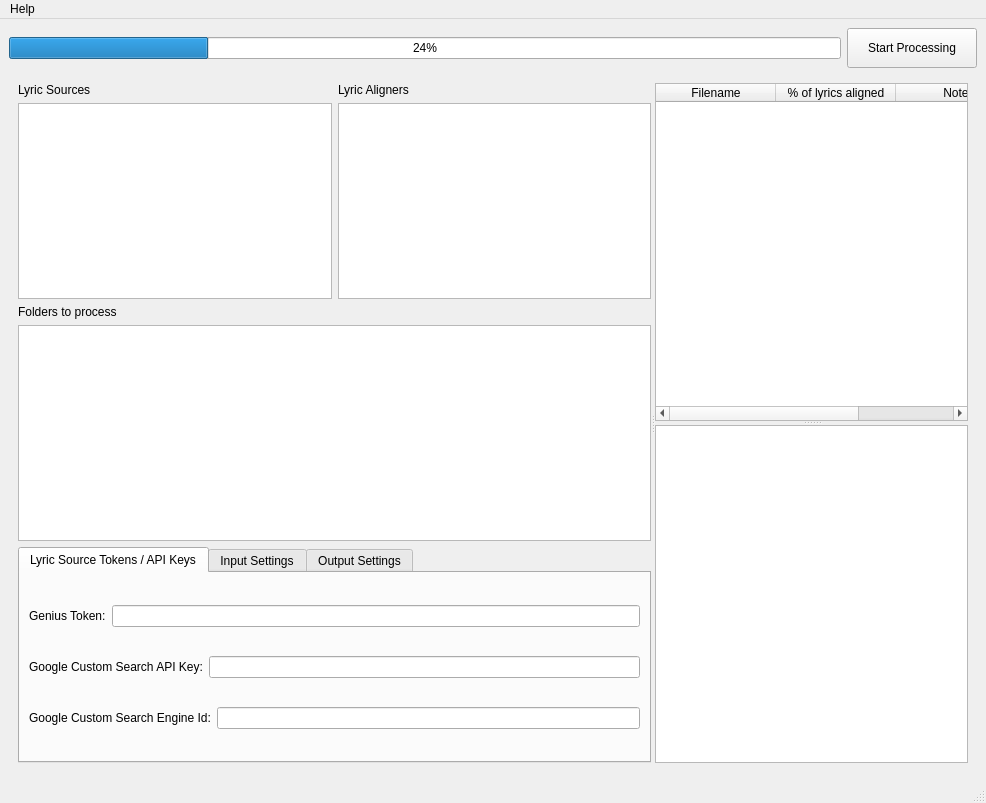
<?xml version="1.0" encoding="UTF-8"?>
<ui version="4.0">
 <class>MainWindow</class>
 <widget class="QMainWindow" name="MainWindow">
  <property name="geometry">
   <rect>
    <x>0</x>
    <y>0</y>
    <width>986</width>
    <height>803</height>
   </rect>
  </property>
  <property name="windowTitle">
   <string>MainWindow</string>
  </property>
  <widget class="QWidget" name="centralwidget">
   <layout class="QVBoxLayout" name="verticalLayout">
    <item>
     <layout class="QHBoxLayout" name="horizontalLayout">
      <item>
       <widget class="QProgressBar" name="progressBar_overall">
        <property name="sizePolicy">
         <sizepolicy hsizetype="Expanding" vsizetype="Fixed">
          <horstretch>0</horstretch>
          <verstretch>0</verstretch>
         </sizepolicy>
        </property>
        <property name="value">
         <number>24</number>
        </property>
        <property name="alignment">
         <set>Qt::AlignCenter</set>
        </property>
       </widget>
      </item>
      <item>
       <widget class="QPushButton" name="pushButton_start_processing">
        <property name="minimumSize">
         <size>
          <width>130</width>
          <height>40</height>
         </size>
        </property>
        <property name="text">
         <string>Start Processing</string>
        </property>
       </widget>
      </item>
     </layout>
    </item>
    <item>
     <widget class="QWidget" name="widget" native="true">
      <layout class="QGridLayout" name="gridLayout">
       <item row="0" column="0">
        <widget class="QSplitter" name="splitter_horizontal">
         <property name="orientation">
          <enum>Qt::Horizontal</enum>
         </property>
         <widget class="QWidget" name="widget_4" native="true">
          <layout class="QVBoxLayout" name="verticalLayout_2">
           <item>
            <layout class="QHBoxLayout" name="horizontalLayout_7">
             <property name="sizeConstraint">
              <enum>QLayout::SetDefaultConstraint</enum>
             </property>
             <item>
              <layout class="QVBoxLayout" name="verticalLayout_6">
               <item>
                <widget class="QLabel" name="label">
                 <property name="text">
                  <string>Lyric Sources</string>
                 </property>
                </widget>
               </item>
               <item>
                <widget class="QListWidget" name="listWidget_lyricSources">
                 <property name="sizePolicy">
                  <sizepolicy hsizetype="Expanding" vsizetype="Expanding">
                   <horstretch>0</horstretch>
                   <verstretch>0</verstretch>
                  </sizepolicy>
                 </property>
                 <property name="minimumSize">
                  <size>
                   <width>0</width>
                   <height>55</height>
                  </size>
                 </property>
                </widget>
               </item>
              </layout>
             </item>
             <item>
              <layout class="QVBoxLayout" name="verticalLayout_7">
               <item>
                <widget class="QLabel" name="label_2">
                 <property name="text">
                  <string>Lyric Aligners</string>
                 </property>
                </widget>
               </item>
               <item>
                <widget class="QListWidget" name="listWidget_lyricAligners">
                 <property name="sizePolicy">
                  <sizepolicy hsizetype="Expanding" vsizetype="Expanding">
                   <horstretch>0</horstretch>
                   <verstretch>0</verstretch>
                  </sizepolicy>
                 </property>
                </widget>
               </item>
              </layout>
             </item>
            </layout>
           </item>
           <item>
            <widget class="QLabel" name="label_3">
             <property name="text">
              <string>Folders to process</string>
             </property>
            </widget>
           </item>
           <item>
            <widget class="QListWidget" name="listWidget_localDataSources"/>
           </item>
           <item>
            <widget class="QTabWidget" name="tabWidget">
             <property name="currentIndex">
              <number>0</number>
             </property>
             <widget class="QWidget" name="tab">
              <attribute name="title">
               <string>Lyric Source Tokens / API Keys</string>
              </attribute>
              <layout class="QVBoxLayout" name="verticalLayout_5">
               <item>
                <layout class="QHBoxLayout" name="horizontalLayout_4">
                 <item>
                  <widget class="QLabel" name="label_6">
                   <property name="text">
                    <string>Genius Token:</string>
                   </property>
                  </widget>
                 </item>
                 <item>
                  <widget class="QLineEdit" name="lineEdit_genius_token"/>
                 </item>
                </layout>
               </item>
               <item>
                <layout class="QHBoxLayout" name="horizontalLayout_3">
                 <item>
                  <widget class="QLabel" name="label_5">
                   <property name="text">
                    <string>Google Custom Search API Key:</string>
                   </property>
                  </widget>
                 </item>
                 <item>
                  <widget class="QLineEdit" name="lineEdit_google_custom_search_api_key"/>
                 </item>
                </layout>
               </item>
               <item>
                <layout class="QHBoxLayout" name="horizontalLayout_2">
                 <item>
                  <widget class="QLabel" name="label_4">
                   <property name="text">
                    <string>Google Custom Search Engine Id:</string>
                   </property>
                  </widget>
                 </item>
                 <item>
                  <widget class="QLineEdit" name="lineEdit_google_custom_search_engine_id"/>
                 </item>
                </layout>
               </item>
              </layout>
             </widget>
             <widget class="QWidget" name="tab_2">
              <attribute name="title">
               <string>Input Settings</string>
              </attribute>
              <layout class="QVBoxLayout" name="verticalLayout_8">
               <item>
                <layout class="QHBoxLayout" name="horizontalLayout_8">
                 <item>
                  <widget class="QLabel" name="label_7">
                   <property name="text">
                    <string>Determine audio artist and song name via:</string>
                   </property>
                  </widget>
                 </item>
                 <item>
                  <widget class="QComboBox" name="comboBox_artist_song_name_source"/>
                 </item>
                </layout>
               </item>
               <item>
                <widget class="QCheckBox" name="checkBox_recursively_parse_folders_to_process">
                 <property name="text">
                  <string>Recursively parse folders to process</string>
                 </property>
                 <property name="checked">
                  <bool>false</bool>
                 </property>
                </widget>
               </item>
              </layout>
             </widget>
             <widget class="QWidget" name="tab_3">
              <attribute name="title">
               <string>Output Settings</string>
              </attribute>
              <layout class="QVBoxLayout" name="verticalLayout_9">
               <item>
                <layout class="QHBoxLayout" name="horizontalLayout_5">
                 <item>
                  <widget class="QLabel" name="label_8">
                   <property name="text">
                    <string>Aligned Lyrics File Copy Mode:</string>
                   </property>
                  </widget>
                 </item>
                 <item>
                  <widget class="QComboBox" name="comboBox_file_copy_mode">
                   <property name="enabled">
                    <bool>false</bool>
                   </property>
                  </widget>
                 </item>
                </layout>
               </item>
               <item>
                <layout class="QHBoxLayout" name="horizontalLayout_6">
                 <item>
                  <widget class="QLabel" name="label_9">
                   <property name="text">
                    <string>Aligned Lyrics output Mode:</string>
                   </property>
                  </widget>
                 </item>
                 <item>
                  <widget class="QComboBox" name="comboBox_aligned_lyrics_output_mode">
                   <property name="enabled">
                    <bool>false</bool>
                   </property>
                  </widget>
                 </item>
                </layout>
               </item>
               <item>
                <widget class="QCheckBox" name="checkBox_overwrite_existing_generated_files">
                 <property name="text">
                  <string>Overwrite existing generated files</string>
                 </property>
                </widget>
               </item>
              </layout>
             </widget>
            </widget>
           </item>
          </layout>
         </widget>
         <widget class="QWidget" name="widget_5" native="true">
          <layout class="QGridLayout" name="gridLayout_2">
           <item row="0" column="0">
            <widget class="QSplitter" name="splitter_vertical">
             <property name="orientation">
              <enum>Qt::Vertical</enum>
             </property>
             <widget class="QTableWidget" name="tableWidget_songs_processed">
              <attribute name="horizontalHeaderCascadingSectionResizes">
               <bool>false</bool>
              </attribute>
              <attribute name="horizontalHeaderDefaultSectionSize">
               <number>120</number>
              </attribute>
              <attribute name="horizontalHeaderStretchLastSection">
               <bool>true</bool>
              </attribute>
              <column>
               <property name="text">
                <string>Filename</string>
               </property>
              </column>
              <column>
               <property name="text">
                <string>% of lyrics aligned</string>
               </property>
              </column>
              <column>
               <property name="text">
                <string>Note</string>
               </property>
              </column>
             </widget>
             <widget class="QPlainTextEdit" name="plainTextEdit_log">
              <property name="readOnly">
               <bool>true</bool>
              </property>
             </widget>
            </widget>
           </item>
          </layout>
         </widget>
        </widget>
       </item>
      </layout>
     </widget>
    </item>
   </layout>
  </widget>
  <widget class="QMenuBar" name="menubar">
   <property name="geometry">
    <rect>
     <x>0</x>
     <y>0</y>
     <width>986</width>
     <height>22</height>
    </rect>
   </property>
   <widget class="QMenu" name="menuHelp">
    <property name="title">
     <string>Help</string>
    </property>
    <addaction name="actionAbout_LyricManager"/>
   </widget>
   <addaction name="menuHelp"/>
  </widget>
  <widget class="QStatusBar" name="statusbar"/>
  <action name="actionAbout_LyricManager">
   <property name="text">
    <string>About LyricManager</string>
   </property>
  </action>
 </widget>
 <resources/>
 <connections/>
</ui>
